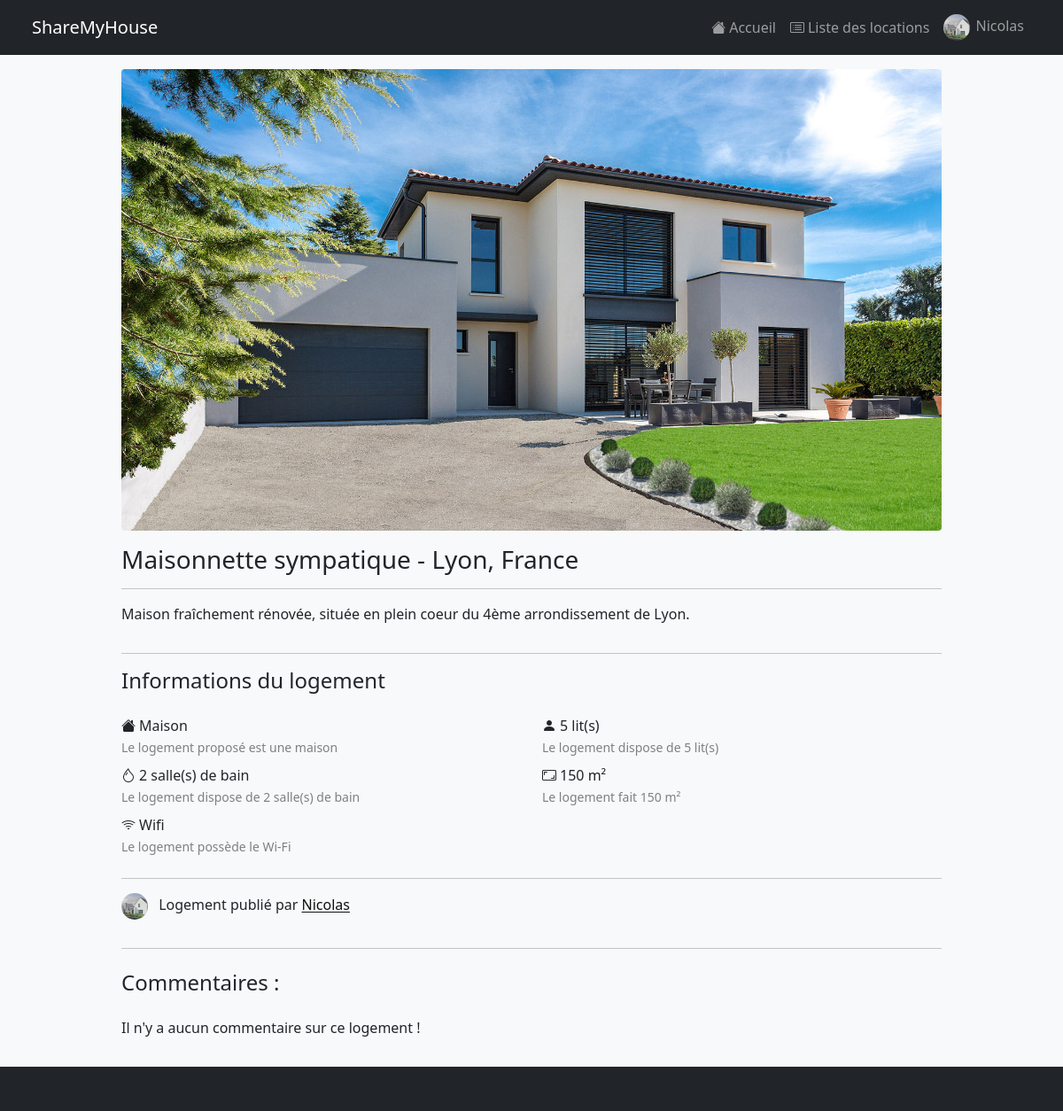
The page /?page=locations&action=list&id=2 (signed in) on the database its author committed.
### tables this page shows
CREATE TABLE `photo_logement` (
  `id_photo` int NOT NULL,
  `nom_photo` varchar(255) DEFAULT NULL,
  `id_logement` int DEFAULT NULL
);

CREATE TABLE `logement` (
  `id_logement` int NOT NULL,
  `code_postal` varchar(5) DEFAULT NULL,
  `ville` varchar(121) DEFAULT NULL,
  `pays` varchar(121) DEFAULT NULL,
  `nb_lit` int DEFAULT NULL,
  `nb_sdb` int DEFAULT NULL,
  `prix_nuit` int NOT NULL,
  `haveWifi` tinyint(1) DEFAULT NULL,
  `havePiscine` tinyint(1) DEFAULT NULL,
  `type_id` int DEFAULT NULL,
  `id_user` int NOT NULL,
  `desc_log` varchar(1000) DEFAULT NULL,
  `superficie` int NOT NULL,
  `visible` tinyint(1) NOT NULL,
  `title` varchar(255) NOT NULL
);

CREATE TABLE `user` (
  `id_user` int NOT NULL,
  `firstname` varchar(50) NOT NULL,
  `name` varchar(50) NOT NULL,
  `birthday` date NOT NULL,
  `email` varchar(255) NOT NULL,
  `password` varchar(255) NOT NULL,
  `photo` varchar(255) DEFAULT NULL,
  `role` set('admin','user') NOT NULL,
  `pays` varchar(255) NOT NULL,
  `ville` varchar(255) NOT NULL
);

### controller/frontend.php (called while the page is built, shortened)
<?php
    require('model/frontend.php');
    function getLocationUnique($id_logement) {
        $location = selectLocationUnique($id_logement);
        $photos = selectLocationUniquePhoto($id_logement);
        $notes = selectNotesLogement($id_logement);
        $profil = selectProfil($location['id_user']);
        require('view/locationUniqueView.php');
    }
?>

### model/frontend.php (called while the page is built, shortened)
<?php
    function selectLocationUnique($id) {
        $db = dbConnect();
        $location = $db->prepare('SELECT logement.* FROM logement WHERE logement.id_logement = :id ORDER BY logement.id_logement DESC;');
        $location->bindParam(':id', $id);
        $location->execute();
        $location = $location->fetchAll(PDO::FETCH_ASSOC);
        return $location[0];
    }
    function selectLocationUniquePhoto($id) {
        $db = dbConnect();
        $photos = $db->prepare('SELECT photo_logement.* FROM photo_logement INNER JOIN logement ON photo_logement.id_logement = logement.id_logement WHERE photo_logement.id_logement = :id ORDER BY logement.id_logement DESC;');
        $photos->bindParam(':id', $id);
        $photos->execute();
        $photos = $photos->fetchAll(PDO::FETCH_ASSOC);
        return $photos;
    }
    function selectProfil($id) {
        $db = dbConnect();
        $users = $db->prepare('SELECT * FROM user WHERE id_user = :id');
        $users->bindParam(':id', $id);
        $users->execute();
        $user = $users->fetchAll(PDO::FETCH_ASSOC);
        return $user[0];
    }
    function selectNotesLogement($id) {
        $db = dbConnect();
        $notes = $db->prepare('SELECT note_logement.*, user.firstname, user.photo FROM note_logement, user WHERE note_logement.id_logement = :id AND note_logement.id_user = user.id_user ORDER BY note_logement.id_note DESC');
        $notes->bindParam(':id', $id);
        $notes->execute();
        $notes = $notes->fetchAll(PDO::FETCH_ASSOC);
        return $notes;
    }
?>

### view/locationUniqueView.php (the view, shortened to what this page needs)
<?php $style = '<link rel="stylesheet" href="public/css/locationUnique.css">' ?>
    <?php if($_SESSION['id'] == $location['id_user'] || $location['visible'] == 1): ?>
        <div class="container my-3">
            <div class="row">
                <div class="offset-md-1 col-md-10 d-flex justify-content-center">
                    <div id="carouselPhoto" class="carousel slide w-100" data-bs-ride="carousel" style>
                        <div class="carousel-inner">
                            <?php foreach ($photos as $photo): ?>
                                <div class="carousel-item">
                                    <img src="uploads/location/<?= $photo['id_logement'] ?>/<?= $photo['nom_photo'] ?>" class="d-block w-100" alt="...">
                                </div>
                            <?php endforeach ?>
                        </div>
                        <button class="carousel-control-prev" type="button" data-bs-target="#carouselPhoto" data-bs-slide="prev">
                            <span class="carousel-control-prev-icon" aria-hidden="true"></span>
                        </button>
                        <button class="carousel-control-next" type="button" data-bs-target="#carouselPhoto" data-bs-slide="next">
                            <span class="carousel-control-next-icon" aria-hidden="true"></span>
                        </button>
                    </div>
                </div>
                <?php if($_SESSION['id'] != $location['id_user']) : ?>
                <div style="flex-direction: column" class="offset-md-1 col-md-5 d-flex justify-content-center mt-3">
                <?php else : ?>
                    <div style="flex-direction: column" class="offset-md-1 col-md-10 d-flex justify-content-center mt-3">
                <?php endif ?>
                    <h3 class="my-auto"><?= $location['title'] ?> - <?= $location['ville'] ?>, <?= $location['pays'] ?></h3>
                    <hr>
                    <p>
                        <?= $location['desc_log'] ?>
                    </p>
                    <hr>
                    <h4 class="mb-4">Informations du logement</h4>
                    <div class="row">
                        <div class="col-md-6 mb-2">
                            <div class="d-flex align-items-center">
                            <i class="bi bi-house-fill"></i>
                                <span>
                                    <?php if($location['type_id'] == 1): ?>
                                        Maison
                                    <?php elseif($location['type_id'] == 2): ?>
                                        Appartement
                                    <?php else: ?>
                                        Châlet
                                    <?php endif ?>
                                </span>
                            </div>
                            <small>
                                Le logement proposé est<?php if($location['type_id'] == 1): ?> une maison<?php elseif($location['type_id'] == 2): ?> un appartement<?php else: ?> un châlet<?php endif ?>
                            </small>
                        </div>
                        <div class="col-md-6 mb-2">
                            <div class="d-flex align-items-center">
                            <i class="bi bi-person-fill"></i>
                                <span><?= $location['nb_lit'] ?> lit(s)</span>
                            </div>
                            <small>Le logement dispose de <?= $location['nb_lit'] ?> lit(s)</small>
                        </div>
                        <div class="col-md-6 mb-2">
                            <div class="d-flex align-items-center">
                                <i class="bi bi-droplet"></i>
                                <span><?= $location['nb_sdb'] ?> salle(s) de bain</span>
                            </div>
                            <small>Le logement dispose de <?= $location['nb_sdb'] ?> salle(s) de bain</small>
                        </div>
                        <div class="col-md-6 mb-2">
                            <div class="d-flex align-items-center">
                                <i class="bi bi-aspect-ratio"></i>
                                <span><?= $location['superficie'] ?> m²</span>
                            </div>
                            <small>Le logement fait <?= $location['superficie'] ?> m²</small>
                        </div>
                        <?php if($location['haveWifi'] == 1): ?>
                            <div class="col-md-6 mb-2">
                                <div class="d-flex align-items-center">
                                    <i class="bi bi-wifi"></i>
                                    <span>Wifi</span>
                                </div>
                                <small>Le logement possède le Wi-Fi</small>
                            </div>
                        <?php endif ?>
                    </div>
                </div>
            </div>
            <div class="row">
                <div class="offset-md-1 col-md-10">
                    <hr>
                </div>
                <div class="offset-md-1 col-md-10">
                    <?php if ($profil['photo'] != null): ?>
                        <img class="rounded-circle me-2" width="30" height="30" src="uploads/users/<?= $profil['id_user'] ?>/<?= $profil['photo'] ?>">
                    <?php else: ?>
                        <img class="rounded-circle me-2" width="30" height="30" src="https://via.placeholder.com/30">
                    <?php endif ?>
                    <span>Logement publié par </span>
                    <a style="text-decoration: none; color: #111" href="?page=profil&id=<?= $profil['id_user'] ?>">
                        <u>
                            <span><?= $profil['firstname'] ?></span>
                        </u>
                    </a>
                </div>
                <div class="offset-md-1 col-md-10">
                    <hr class="mb-4">
                </div>
                <div class="offset-md-1 col-md-10">
                    <h4 class="text-right">Commentaires :</h4>
                    <?php if(count($notes) > 0): ?>
                        <?php foreach ($notes as $note): ?>
                            <div class="col-12 my-4">
                                <textarea class="form-control ta-note" disabled rows="5"><?= $note['commentaire'] ?></textarea>
                                <div class="d-flex align-items-center justify-content-between">
                                    <span style="display:flex; align-items:center;">
                                        <fieldset class="rate-note">
                                            <?php if($note['valeur'] == 5): ?>
                                                <input id="ratenote<?= $note['id_note']?>-star5" type="radio" value="5" checked="checked" disabled/>
                                            <?php else: ?>
                                                <input id="ratenote<?= $note['id_note']?>-star5" type="radio" value="5"/ disabled>
                                            <?php endif ?>
                                            <label for="ratenote<?= $note['id_note']?>-star5" title="Parfait">5</label>
                                            <?php if($note['valeur'] == 4): ?>
                                                <input id="ratenote<?= $note['id_note']?>-star4" type="radio" value="4" checked="checked"/>
                                            <?php else: ?>
                                                <input id="ratenote<?= $note['id_note']?>-star4" type="radio" value="4"/>
                                            <?php endif ?>
                                            <label for="ratenote<?= $note['id_note']?>-star4" title="Très bien">4</label>
                                            <?php if($note['valeur'] == 3): ?>
                                                <input id="ratenote<?= $note['id_note']?>-star3" type="radio" value="3" checked="checked"/>
                                            <?php else: ?>
                                                <input id="ratenote<?= $note['id_note']?>-star3" type="radio" value="3"/>
                                            <?php endif ?>
                                            <label for="ratenote<?= $note['id_note']?>-star3" title="Satisfaisant">3</label>
                                            <?php if($note['valeur'] == 2): ?>
                                                <input id="ratenote<?= $note['id_note']?>-star2" type="radio" value="2" checked="checked"/>
                                            <?php else: ?>
                                                <input id="ratenote<?= $note['id_note']?>-star2" type="radio" value="2"/>
                                            <?php endif ?>
                                            <label for="ratenote<?= $note['id_note']?>-star2" title="Mauvais">2</label>
                                            <?php if($note['valeur'] == 1): ?>
                                                <input id="ratenote<?= $note['id_note']?>-star3" type="radio" value="1" checked="checked"/>
                                            <?php else: ?>
                                                <input id="ratenote<?= $note['id_note']?>-star3" type="radio" value="1"/>
                                            <?php endif ?>
                                            <label for="ratenote<?= $note['id_note']?>-star1" title="Atroce">1</label>
                                        </fieldset>
                                    </span>
                                    <span>
                                        <?php if ($note['photo'] == NULL): ?>
                                            <img class="rounded-circle" width="30" height="30" src="https://via.placeholder.com/150" style="margin-right: 0.25rem">
                                        <?php else : ?>
                                            <img class="rounded-circle" width="30" height="30" style="margin-right: 0.25rem" src="uploads/users/<?= $note['id_user'] ?>/<?= $note['photo'] ?>">
                                        <?php endif ?>
                                        <?= $note['firstname'] ?>
                                    </span>
                                </div>
                            </div>
                        <?php endforeach ?>
                    <?php else : ?>
                        <div class="py-3">Il n'y a aucun commentaire sur ce logement !</div>
                    <?php endif ?>
                </div>
            </div>
        </div>
    <?php endif ?>
<?php require('template.php'); ?>

### public/css/style.css (style rules this page uses)
:root { --background-color: #3b3540; --color-hover: white; --btn-clr: #7152bfcc; --btn-clr-hover: #9c82dccc; --text-color: #eee; --font-size: 16px; --color-err: #f7a1a1; }
html, body { margin: 0; padding: 0; font-size: var(--font-size); height: 100%; box-sizing: border-box; }
i { margin-right: 0.25rem; }

### public/css/locationUnique.css (style rules this page uses)
#carouselPhoto, #carouselPhoto img { border-radius: 0.25rem; }
#carouselPhoto img { max-height: 550px; }
main small { color: grey; }

### rows shown on the page
photo_logement: nom_photo (picture)
logement: title "Maisonnette sympatique", ville "Lyon", pays "France", desc_log "Maison fraîchement rénovée, située en plein coeur du 4ème arrondissement de Lyon.", nb_lit "5", nb_sdb "2", superficie "150"
user: photo (placeholder picture), firstname "Nicolas"

### other values the page prints
$_SESSION['prenom'] "Nicolas"
